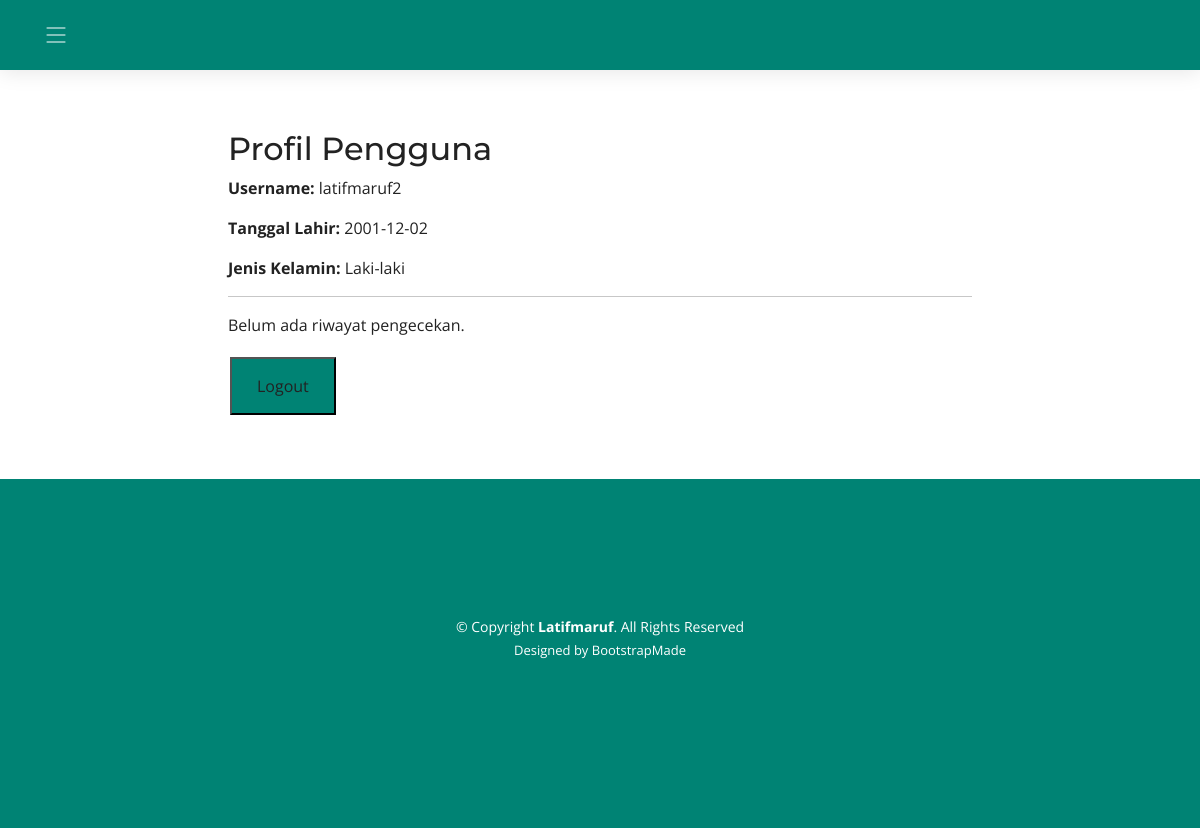
Before: /profil (signed in) with the older database file.
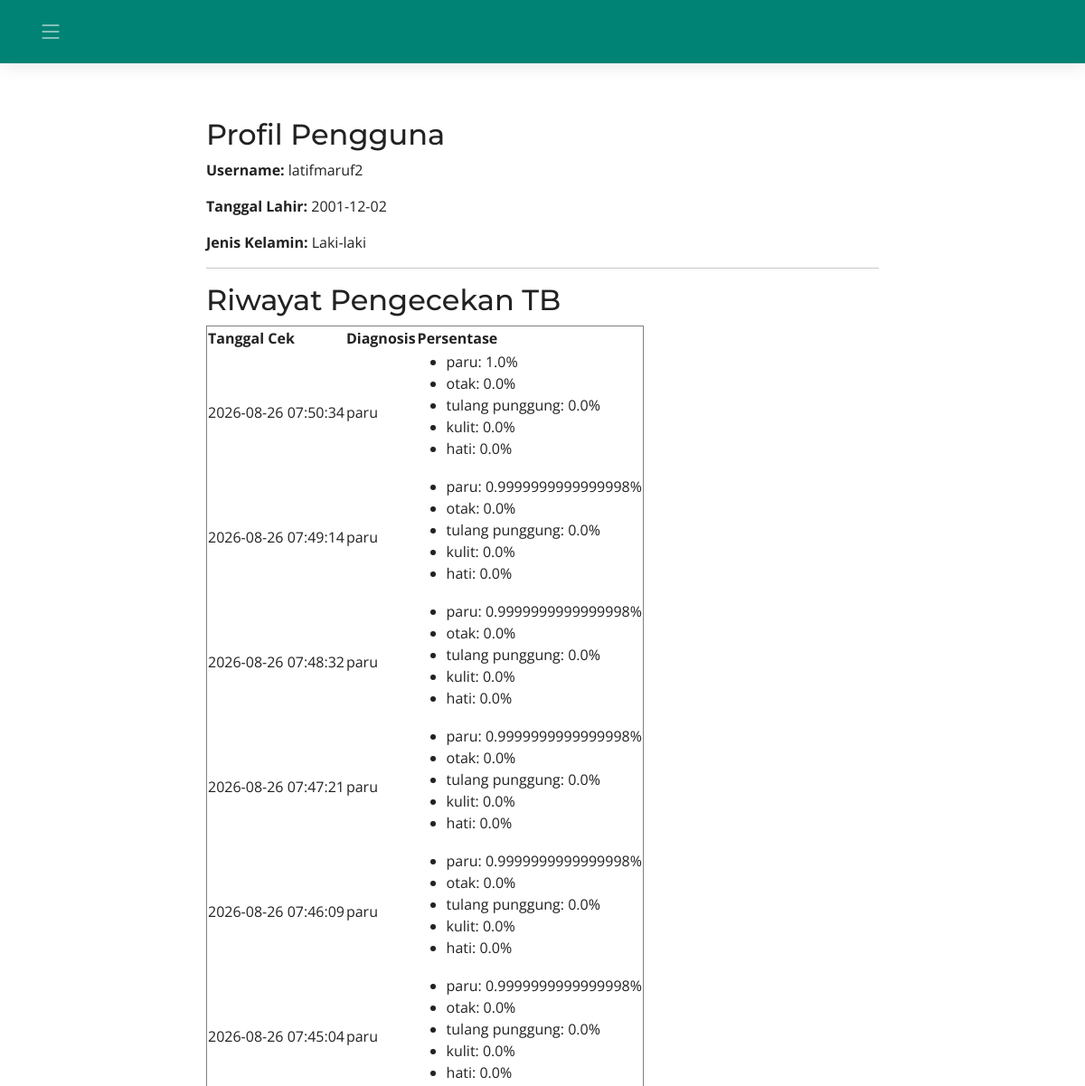
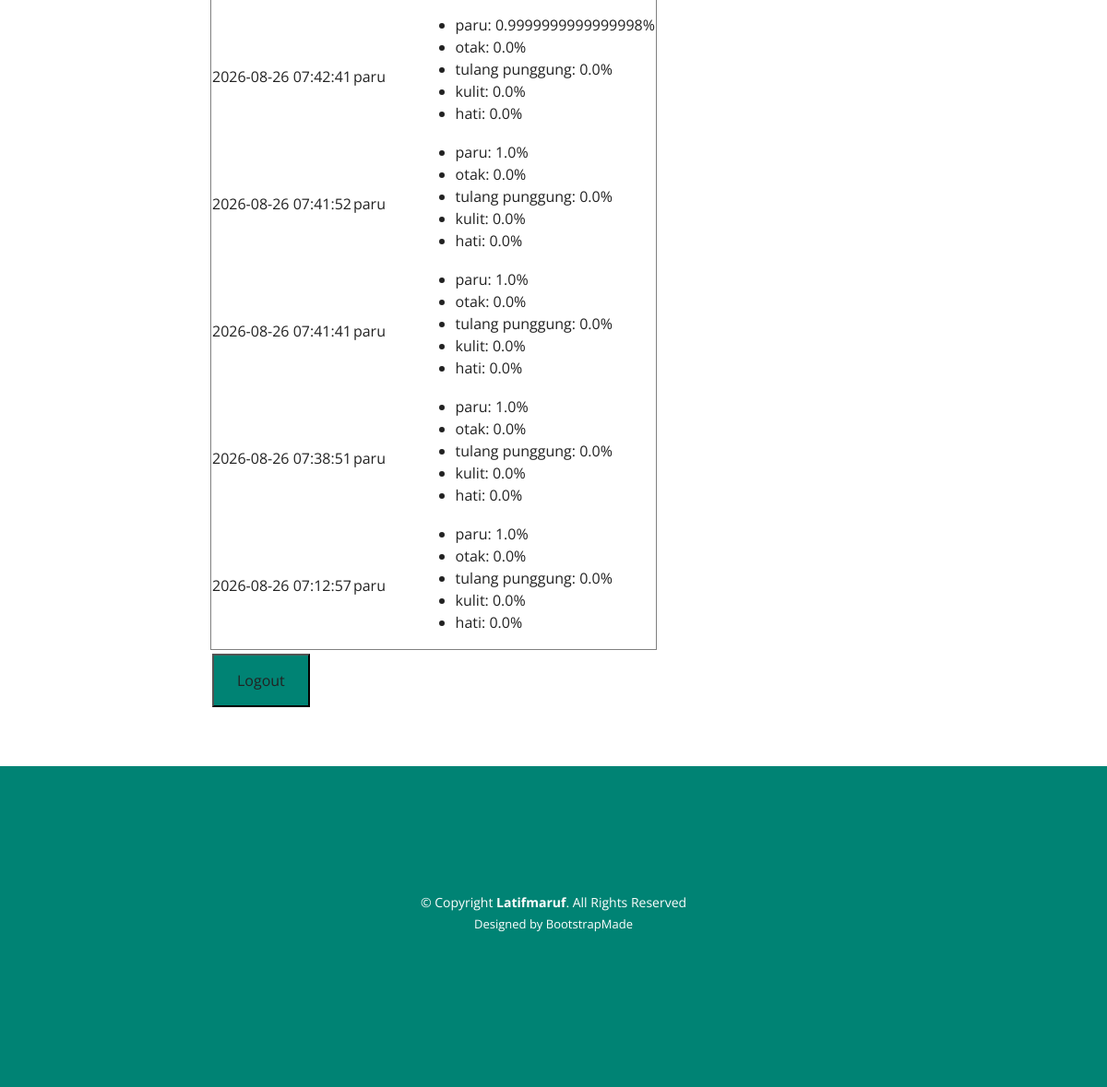
After: the same page with the newer database file (2 pictures, top to bottom).
### tables this page shows
CREATE TABLE users (
        id INTEGER PRIMARY KEY AUTOINCREMENT,
        username TEXT UNIQUE NOT NULL,
        password TEXT NOT NULL,
        tanggal_lahir TEXT NOT NULL,
        jenis_kelamin TEXT NOT NULL
    );

CREATE TABLE hasil_cek (
        id INTEGER PRIMARY KEY AUTOINCREMENT,
        user_id INTEGER NOT NULL,
        diagnosis TEXT NOT NULL,
        persentase TEXT NOT NULL,
        tanggal_cek TIMESTAMP DEFAULT CURRENT_TIMESTAMP,
        FOREIGN KEY (user_id) REFERENCES users(id)
    );

### app.py (the view)
@app.route('/profil')
def profil():
    if 'user_id' not in session:
        flash('Anda harus login terlebih dahulu.')
        return redirect(url_for('login'))
    conn = sqlite3.connect('database.db')
    conn.row_factory = sqlite3.Row
    c = conn.cursor()
    c.execute('SELECT username, tanggal_lahir, jenis_kelamin FROM users WHERE id = ?', (session['user_id'],))
    user = c.fetchone()
    c.execute('SELECT diagnosis, persentase, tanggal_cek FROM hasil_cek WHERE user_id = ? ORDER BY tanggal_cek DESC', (session['user_id'],))
    hasil_cek = c.fetchall()
    conn.close()
    if user is None:
        flash('Data user tidak ditemukan.')
        return redirect(url_for('login'))
    hasil_cek_list = []
    for row in hasil_cek:
        hasil_dict = dict(row)
        hasil_dict['persentase'] = json.loads(hasil_dict['persentase'])  # ✅ DI SINI
        hasil_cek_list.append(hasil_dict)
    return render_template('profil.html', user=user, hasil_cek=hasil_cek_list)

### templates/profil.html (shortened to what this page needs)
<!DOCTYPE html>
<html lang="en">
<head>
  <link href="static/vendor/bootstrap/css/bootstrap.min.css" rel="stylesheet">
  <link href="static/vendor/bootstrap-icons/bootstrap-icons.css" rel="stylesheet">
  <link href="static/vendor/aos/aos.css" rel="stylesheet">
  <link href="static/vendor/glightbox/css/glightbox.min.css" rel="stylesheet">
  <link href="static/vendor/swiper/swiper-bundle.min.css" rel="stylesheet">
  <link href="static/css/main.css" rel="stylesheet">
</head>
<body>
  <header id="header" class="header d-flex align-items-center">
    <div class="container-fluid container-xl d-flex align-items-center justify-content-between">
      <i class="mobile-nav-toggle mobile-nav-show bi bi-list"></i>
    </div>
  </header>
  <main id="main">
   <section id="about" class="about">
    <div class="container" data-aos="fade-up">
      <div class="col-lg-8" style="margin: auto;">
        {% if user %}
          <h2>Profil Pengguna</h2>
          <p><strong>Username:</strong> {{ user['username'] }}</p>
          <p><strong>Tanggal Lahir:</strong> {{ user['tanggal_lahir'] }}</p>
          <p><strong>Jenis Kelamin:</strong> {{ user['jenis_kelamin'] }}</p>
        {% else %}
          <p>Data pengguna tidak tersedia.</p>
        {% endif %}
        <hr>
        {% if hasil_cek %}
        <h2>Riwayat Pengecekan TB</h2>
        <table border="1">
            <thead>
                <tr>
                    <th>Tanggal Cek</th>
                    <th>Diagnosis</th>
                    <th>Persentase</th>
                </tr>
            </thead>
            <tbody>
                {% for hasil in hasil_cek %}
                <tr>
                    <td>{{ hasil['tanggal_cek'] }}</td>
                    <td>{{ hasil['diagnosis'] }}</td>
                    <td>
                        <ul>
                            {% for jenis, persen in hasil['persentase'].items() %}
                            <li>{{ jenis }}: {{ persen }}%</li>
                            {% endfor %}
                        </ul>
                    </td>
                </tr>
                {% endfor %}
            </tbody>
        </table>
        {% else %}
          <p>Belum ada riwayat pengecekan.</p>
        {% endif %}
        <button><a href="{{ url_for('logout') }}">Logout</a></button>
      </div>
    </div>
  </section>
  </main>
  <footer id="footer" class="footer">
    <div class="container">
      <br><br><br>
    <div class="container mt-4">
      <div class="copyright">
        &copy; Copyright <strong><span>Latifmaruf</span></strong>. All Rights Reserved
      </div>
      <div class="credits">
        Designed by <a href="https://bootstrapmade.com/">BootstrapMade</a><br><br><br><br><br><br><br>
      </div>
    </div>
  </footer>
</body>
</html>

### static/css/main.css (style rules this page uses)
:root { --font-default: "Open Sans", system-ui, -apple-system, "Segoe UI", Roboto, "Helvetica Neue", Arial, "Noto Sans", "Liberation Sans", sans-serif, "Apple Color Emoji", "Segoe UI Emoji", "Segoe UI Symbol", "Noto Color Emoji"; --font-primary: "Montserrat", sans-serif; --font-secondary: "Poppins", sans-serif; }
:root { --color-default: #222222; --color-primary: #008374; --color-secondary: #f85a40; }
:root { scroll-behavior: smooth; }
body { font-family: var(--font-default); color: var(--color-default); }
a { color: var(--color-default); text-decoration: none; }
h1, h2, h3, h4, h5, h6 { font-family: var(--font-primary); }
section { padding: 60px 0; overflow: hidden; scroll-margin-top: 70px; overflow: clip; }
.header { transition: all 0.5s; z-index: 997; height: 90px; background-color: var(--color-primary); }
.header.sticked { position: fixed; top: 0; right: 0; left: 0; height: 70px; box-shadow: 0px 2px 20px rgba(0, 0, 0, 0.1); }
.sticked-header-offset { margin-top: 70px; }
@media (max-width: 1279px) { .mobile-nav-show { color: rgba(255, 255, 255, 0.6); font-size: 28px; cursor: pointer; line-height: 0; transition: 0.5s; z-index: 9999; margin-right: 10px; } }
.footer { font-size: 14px; background-color: var(--color-primary); padding: 50px 0; color: white; }
.footer .copyright { text-align: center; }
.footer .credits { padding-top: 4px; text-align: center; font-size: 13px; }
.footer .credits a { color: #fff; }
button { background-color: var(--color-primary); color: rgb(255, 255, 255); padding: 15px 25px; text-align: center; text-decoration: none; display: inline-block; font-size: 16px; margin: 4px 2px; cursor: pointer; }

Changed rows visible on the page:
added hasil_cek: tanggal_cek "2026-08-26 07:50:34", diagnosis "paru", items "paru" "otak" "tulang punggung" "kulit" "hati", items "1.0" "0.0" "0.0" "0.0" "0.0"
added hasil_cek: tanggal_cek "2026-08-26 07:49:14", diagnosis "paru", items "paru" "otak" "tulang punggung" "kulit" "hati", items "0.9999999999999998" "0.0" "0.0" "0.0" "0.0"
added hasil_cek: tanggal_cek "2026-08-26 07:48:32", diagnosis "paru", items "paru" "otak" "tulang punggung" "kulit" "hati", items "0.9999999999999998" "0.0" "0.0" "0.0" "0.0"
added hasil_cek: tanggal_cek "2026-08-26 07:47:21", diagnosis "paru", items "paru" "otak" "tulang punggung" "kulit" "hati", items "0.9999999999999998" "0.0" "0.0" "0.0" "0.0"
added hasil_cek: tanggal_cek "2026-08-26 07:46:09", diagnosis "paru", items "paru" "otak" "tulang punggung" "kulit" "hati", items "0.9999999999999998" "0.0" "0.0" "0.0" "0.0"
added hasil_cek: tanggal_cek "2026-08-26 07:45:04", diagnosis "paru", items "paru" "otak" "tulang punggung" "kulit" "hati", items "0.9999999999999998" "0.0" "0.0" "0.0" "0.0"
added hasil_cek: tanggal_cek "2026-08-26 07:42:41", diagnosis "paru", items "paru" "otak" "tulang punggung" "kulit" "hati", items "0.9999999999999998" "0.0" "0.0" "0.0" "0.0"
added hasil_cek: tanggal_cek "2026-08-26 07:41:52", diagnosis "paru", items "paru" "otak" "tulang punggung" "kulit" "hati", items "1.0" "0.0" "0.0" "0.0" "0.0"
added hasil_cek: tanggal_cek "2026-08-26 07:41:41", diagnosis "paru", items "paru" "otak" "tulang punggung" "kulit" "hati", items "1.0" "0.0" "0.0" "0.0" "0.0"
added hasil_cek: tanggal_cek "2026-08-26 07:38:51", diagnosis "paru", items "paru" "otak" "tulang punggung" "kulit" "hati", items "1.0" "0.0" "0.0" "0.0" "0.0"
added hasil_cek: tanggal_cek "2026-08-26 07:12:57", diagnosis "paru", items "paru" "otak" "tulang punggung" "kulit" "hati", items "1.0" "0.0" "0.0" "0.0" "0.0"
Other visible differences:
text no longer shown: "Belum ada riwayat pengecekan."
text now shown: "Riwayat Pengecekan TB Tanggal Cek Diagnosis Persentase"
